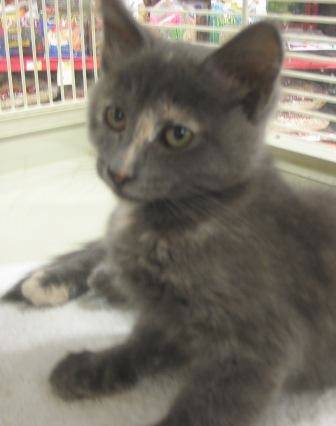
#> input picture dataset/train/cats/(100).jpg, 336 x 426 px, given in place of (1).jpg, which was not available
$ jupyter execute --allow-errors global.ipynb   (older library calls are emulated)   (text cells are left out)
#> lines starting #> are read from the running program, lines starting #| are printed output that depends on the picture; pictures that were not available may be replaced by others from this repository, and a replacement may not be noted
#> further down, image is the input picture: shape (426, 336, 3); mean B, G, R 115.8, 126.5, 132.8
#> `image = cv2.resize(image, fixed_size)`:
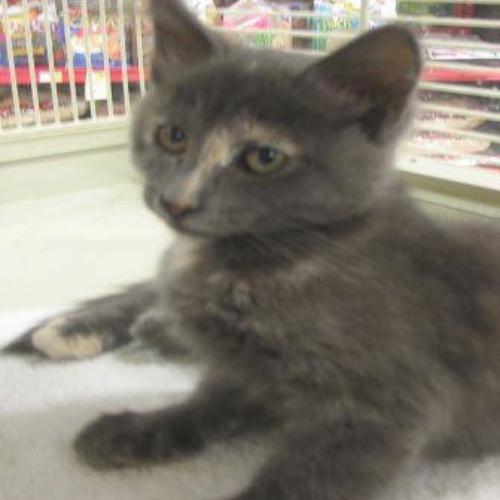
#> image: shape (500, 500, 3); mean B, G, R 115.7, 126.4, 132.7
### fonctionIA.py
import cv2
import mahotas

bins = 8

def hu_moments(image):
    # convert the image to grayscale
    image = cv2.cvtColor(image, cv2.COLOR_BGR2GRAY)
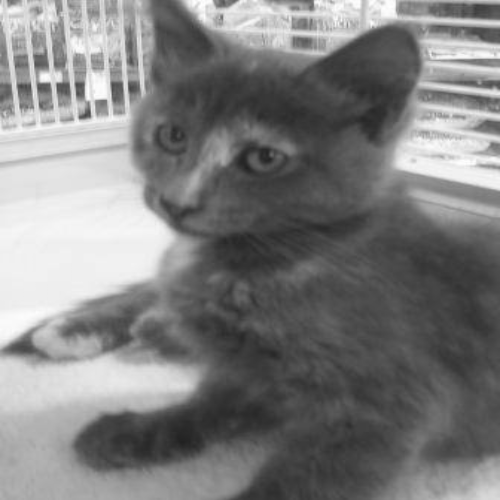
#> image: shape (500, 500); min 33, max 254, mean 127
    #https://en.wikipedia.org/wiki/Image_moment
    feature = cv2.HuMoments(cv2.moments(image)).flatten()
#> feature = [0.00141, 1.89e-08, 1.98e-11, 7.78e-11, -3.78e-23, 2.47e-15, -3.05e-21]
#> `fv_hu_moments = hu_moments(image)`: fv_hu_moments has the same summary as feature in hu_moments
    return feature

def haralick(image):
    # convert the image to grayscale
    gray = cv2.cvtColor(image, cv2.COLOR_BGR2GRAY)
    # compute the haralick texture feature vector
    haralick = mahotas.features.haralick(gray).mean(axis=0)
    # return the result
    return haralick

# [9 lines left out: function histogram, not called in this run]

### global.ipynb
[cell 1]
#Hu moment https://en.wikipedia.org/wiki/Image_moment
from sklearn.preprocessing import LabelEncoder
from sklearn.preprocessing import MinMaxScaler
import numpy as np
#Mahotas is a comptuer vision and image processing library for python. https://mahotas.readthedocs.io/en/latest/
import mahotas
#HDF5 let you store huge amoints of numerical data from NumPy. http://www.h5py.org/
import h5py
#Opencv is a library of Python bindings designed to solve computer vision problems. https://docs.opencv.org/3.0-beta/doc/py_tutorials/py_setup/py_intro/py_intro.html#intro
import cv2
import os
from timeit import default_timer as timer

#OwnFonction
from fonctionIA import *

[cell 2]
images_per_class =  200
fixed_size       = tuple((500,500))
train_path       = 'dataset\\train'
h5_data          = 'output\\data.h5'
h5_labels        = 'output\\labels.h5'
bins             = 8

[cell 3]
# get the training labels
train_labels = os.listdir(train_path)

# sort the training labels
train_labels.sort()
print(train_labels)

# empty lists to hold feature vectors and labels
global_features = []
labels          = []

#> (a cell that did not finish here is left out)

$ run again, on dataset/train/dogs/(116).jpg
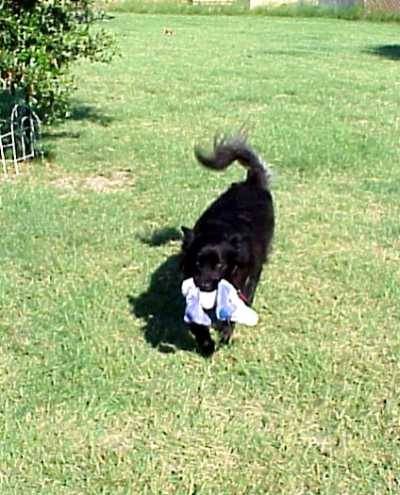
#> input picture dataset/train/dogs/(116).jpg, 400 x 495 px, given in place of (1).jpg, which was not available
#> image is the input picture: shape (495, 400, 3); mean B, G, R 122.8, 180.3, 161
#> `image = cv2.resize(image, fixed_size)`:
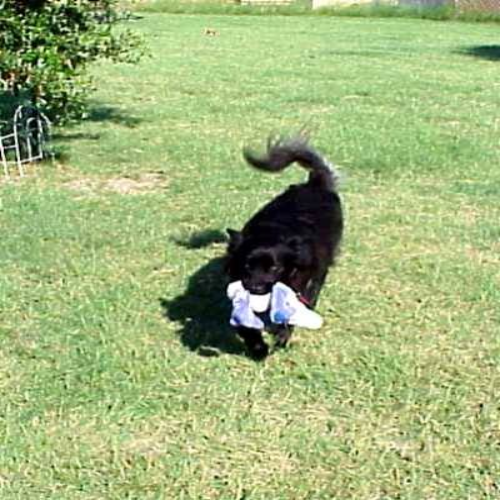
#> image: shape (500, 500, 3); mean B, G, R 122.7, 180.2, 160.9
#> in hu_moments, `image = cv2.cvtColor(image, cv2.COLOR_BGR2GRAY)`:
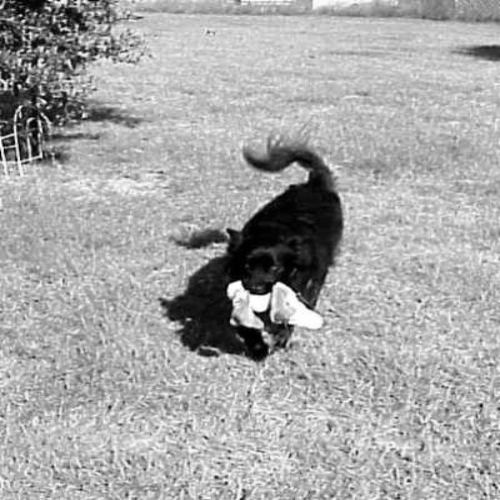
#> image: shape (500, 500); min 0, max 255, mean 167.9
#> feature = [0.00102, 2.28e-09, 4.78e-12, 1.77e-13, -1.36e-25, 6.95e-18, 8.83e-26]
#> fv_hu_moments has the same summary as feature in hu_moments

$ run again, on dataset/train/dogs/(146).jpg
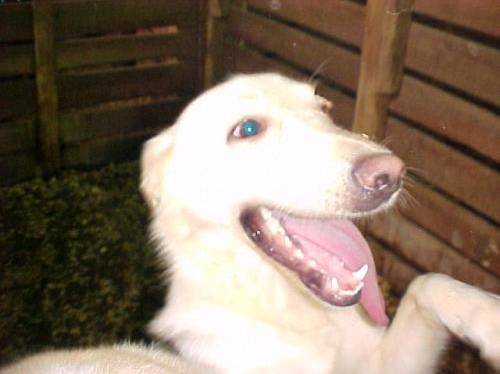
#> input picture dataset/train/dogs/(146).jpg, 500 x 374 px, given in place of (1).jpg, which was not available
#> image is the input picture: shape (374, 500, 3); mean B, G, R 101.9, 117.7, 134.9
#> `image = cv2.resize(image, fixed_size)`:
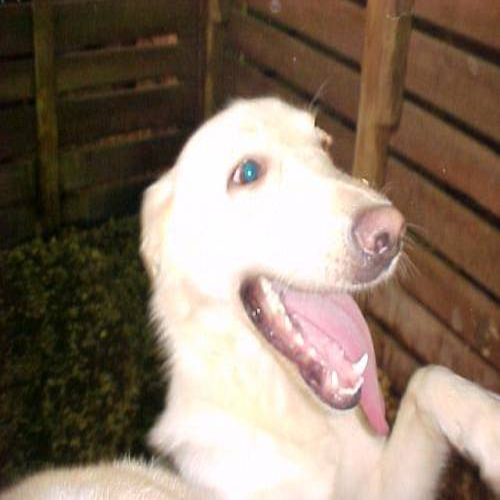
#> image: shape (500, 500, 3); mean B, G, R 101.8, 117.6, 134.8
#> in hu_moments, `image = cv2.cvtColor(image, cv2.COLOR_BGR2GRAY)`:
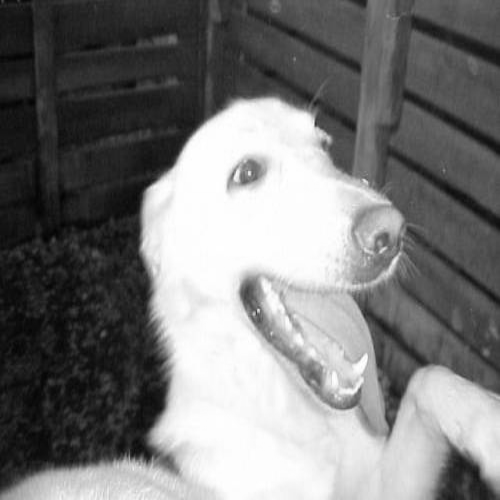
#> image: shape (500, 500); min 3, max 255, mean 121
#> feature = [0.00102, 4.07e-08, 2.14e-11, 1.35e-11, 1.49e-22, 2.34e-15, 1.74e-22]
#> fv_hu_moments has the same summary as feature in hu_moments

$ run again, on dataset/train/panda/(101).jpg
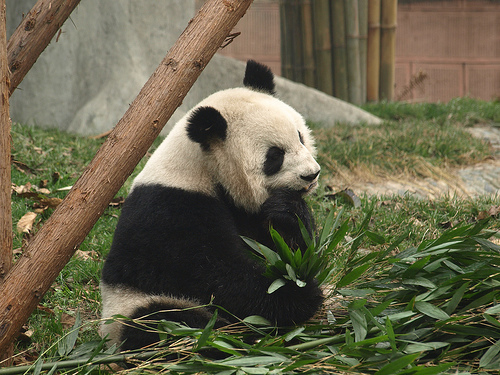
#> input picture dataset/train/panda/(101).jpg, 500 x 375 px, given in place of (1).jpg, which was not available
#> image is the input picture: shape (375, 500, 3); mean B, G, R 75.2, 99.7, 103.6
#> `image = cv2.resize(image, fixed_size)`:
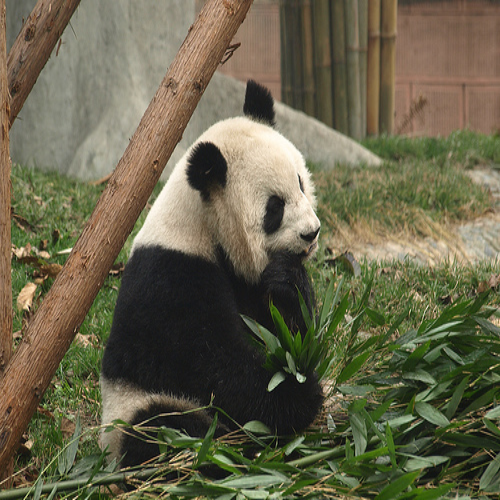
#> image: shape (500, 500, 3); mean B, G, R 75.2, 99.7, 103.6
#> in hu_moments, `image = cv2.cvtColor(image, cv2.COLOR_BGR2GRAY)`:
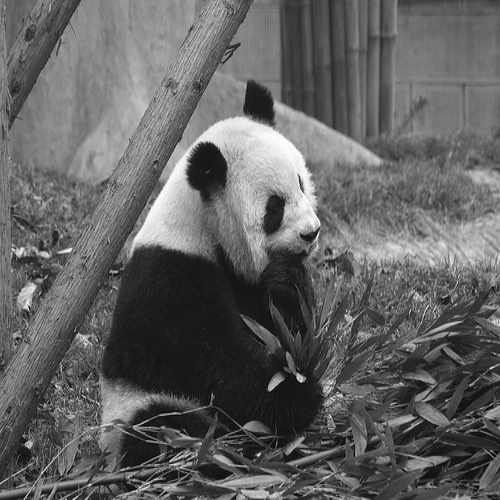
#> image: shape (500, 500); min 1, max 253, mean 98.1
#> feature = [0.00166, 8.15e-09, 3.43e-11, 8.28e-11, 3.32e-21, -7.36e-15, 2.9e-21]
#> fv_hu_moments has the same summary as feature in hu_moments
